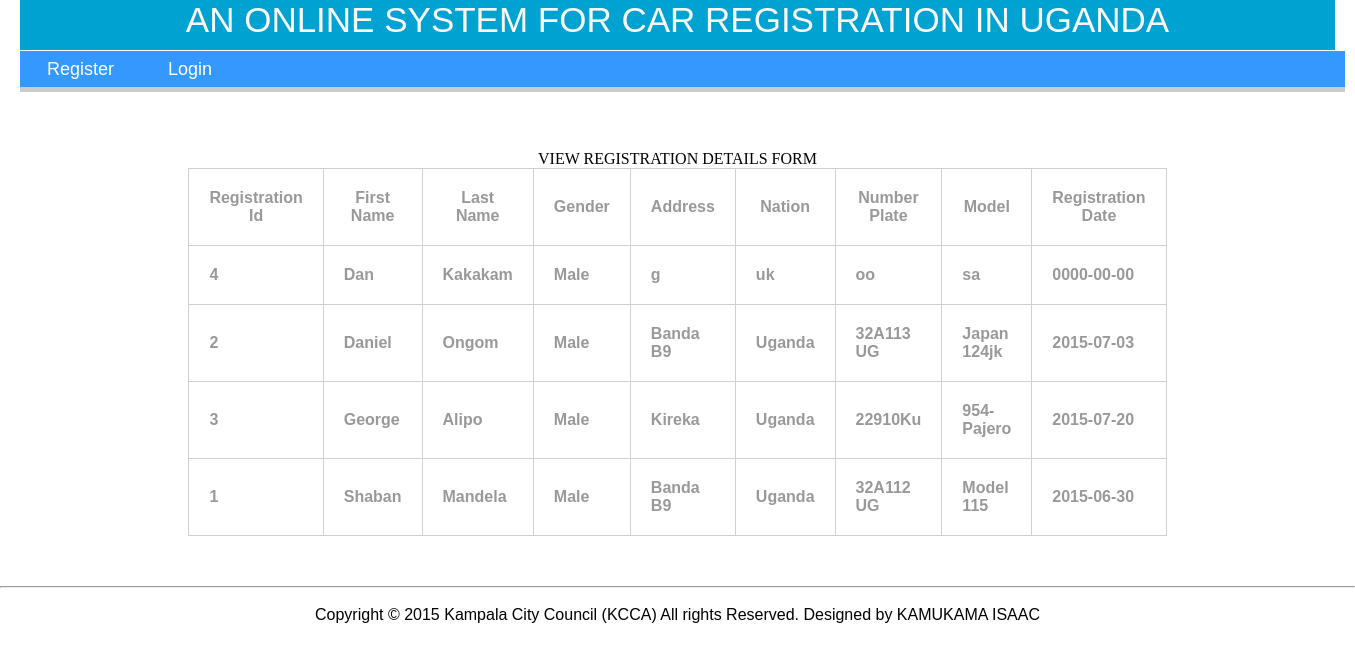
Screenshot of /view_reg.php with the database file from the repository.
### tables this page shows
CREATE TABLE registration (
  regid int(10) unsigned NOT NULL auto_increment,
  fname varchar(50) NOT NULL,
  lname varchar(50) NOT NULL,
  sex varchar(7) NOT NULL,
  otelno varchar(50) NOT NULL,
  oaddress varchar(100) NOT NULL,
  nation varchar(50) NOT NULL,
  numplate varchar(50) NOT NULL,
  model varchar(50) NOT NULL,
  regdate date NOT NULL,
  `status` varchar(50) NOT NULL,
  PRIMARY KEY  (regid)
);

### selection.class.php (the view, shortened to what this page needs)
<?php
class selections
{
	public function viewTaxi()
	{
		$sql="SELECT regid, fname, lname, sex, oaddress, nation, numplate, model, regdate FROM registration order by fname asc";
		$retval = mysql_query( $sql);
			$rows = mysql_num_rows($retval);
				echo "<table border='1' border color='gray' width='1200' align='' bgcolor=''><tr> <th>Registration Id</th><th>First Name</th><th>Last Name</th><th>Gender</th><th>Address</th><th>Nation</th><th>Number Plate</th><th>Model</th><th>Registration Date</th></tr>";
			for ($j = 0 ; $j < $rows ; ++$j)
			{
				$row = mysql_fetch_row($retval);
				echo "<tr>";
			for ($k = 0 ; $k < 9 ; ++$k) echo "<td>$row[$k]</td>";
					echo "</tr>";
			}
					echo "</table>";
}
}
?>

### style.css (style rules this page uses)
* { margin:0; padding:0; }
table { width:40%; font-family:Tahoma, Geneva, sans-serif; font-weight:bolder; color:#999; margin-bottom:80px; }
table,td,th { border-collapse:collapse; border:solid #d0d0d0 1px; padding:20px; }

### rows the page displays
registration: regid "4", fname "Dan", lname "Kakakam", sex "Male", oaddress "g", nation "uk", numplate "oo", model "sa", regdate "0000-00-00"
registration: regid "2", fname "Daniel", lname "Ongom", sex "Male", oaddress "Banda B9", nation "Uganda", numplate "32A113 UG", model "Japan 124jk", regdate "2015-07-03"
registration: regid "3", fname "George", lname "Alipo", sex "Male", oaddress "Kireka", nation "Uganda", numplate "22910Ku", model "954-Pajero", regdate "2015-07-20"
registration: regid "1", fname "Shaban", lname "Mandela", sex "Male", oaddress "Banda B9", nation "Uganda", numplate "32A112 UG", model "Model 115", regdate "2015-06-30"
